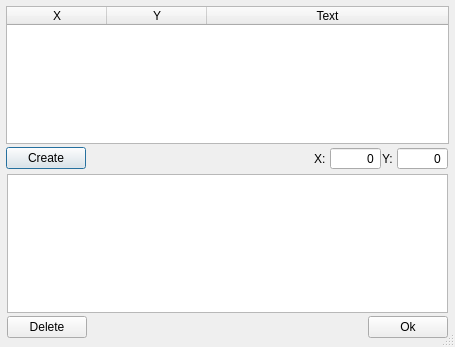
<?xml version="1.0" encoding="UTF-8"?>
<ui version="4.0">
 <class>EditSignsDialogClass</class>
 <widget class="QDialog" name="EditSignsDialogClass">
  <property name="geometry">
   <rect>
    <x>0</x>
    <y>0</y>
    <width>455</width>
    <height>347</height>
   </rect>
  </property>
  <property name="windowTitle">
   <string>EditSignsDialog</string>
  </property>
  <property name="sizeGripEnabled">
   <bool>true</bool>
  </property>
  <layout class="QVBoxLayout" name="verticalLayout">
   <property name="spacing">
    <number>1</number>
   </property>
   <property name="leftMargin">
    <number>6</number>
   </property>
   <property name="topMargin">
    <number>6</number>
   </property>
   <property name="rightMargin">
    <number>6</number>
   </property>
   <property name="bottomMargin">
    <number>6</number>
   </property>
   <item>
    <widget class="QTableWidget" name="signsTable">
     <property name="sizePolicy">
      <sizepolicy hsizetype="Preferred" vsizetype="Preferred">
       <horstretch>0</horstretch>
       <verstretch>0</verstretch>
      </sizepolicy>
     </property>
     <property name="editTriggers">
      <set>QAbstractItemView::EditTrigger::NoEditTriggers</set>
     </property>
     <property name="alternatingRowColors">
      <bool>true</bool>
     </property>
     <property name="selectionMode">
      <enum>QAbstractItemView::SelectionMode::SingleSelection</enum>
     </property>
     <property name="selectionBehavior">
      <enum>QAbstractItemView::SelectionBehavior::SelectRows</enum>
     </property>
     <attribute name="horizontalHeaderHighlightSections">
      <bool>false</bool>
     </attribute>
     <attribute name="horizontalHeaderStretchLastSection">
      <bool>true</bool>
     </attribute>
     <column>
      <property name="text">
       <string>X</string>
      </property>
     </column>
     <column>
      <property name="text">
       <string>Y</string>
      </property>
     </column>
     <column>
      <property name="text">
       <string>Text</string>
      </property>
     </column>
    </widget>
   </item>
   <item>
    <widget class="QWidget" name="widget" native="true">
     <property name="sizePolicy">
      <sizepolicy hsizetype="Preferred" vsizetype="Fixed">
       <horstretch>0</horstretch>
       <verstretch>0</verstretch>
      </sizepolicy>
     </property>
     <property name="minimumSize">
      <size>
       <width>0</width>
       <height>0</height>
      </size>
     </property>
     <layout class="QHBoxLayout" name="horizontalLayout_2">
      <property name="leftMargin">
       <number>0</number>
      </property>
      <property name="topMargin">
       <number>2</number>
      </property>
      <property name="rightMargin">
       <number>0</number>
      </property>
      <property name="bottomMargin">
       <number>2</number>
      </property>
      <item>
       <widget class="QPushButton" name="createButton">
        <property name="minimumSize">
         <size>
          <width>75</width>
          <height>0</height>
         </size>
        </property>
        <property name="text">
         <string>Create</string>
        </property>
       </widget>
      </item>
      <item>
       <spacer name="horizontalSpacer">
        <property name="orientation">
         <enum>Qt::Orientation::Horizontal</enum>
        </property>
        <property name="sizeHint" stdset="0">
         <size>
          <width>40</width>
          <height>20</height>
         </size>
        </property>
       </spacer>
      </item>
      <item>
       <widget class="QWidget" name="widget_4" native="true">
        <property name="sizePolicy">
         <sizepolicy hsizetype="Fixed" vsizetype="Preferred">
          <horstretch>0</horstretch>
          <verstretch>0</verstretch>
         </sizepolicy>
        </property>
        <property name="minimumSize">
         <size>
          <width>0</width>
          <height>0</height>
         </size>
        </property>
        <layout class="QHBoxLayout" name="horizontalLayout_3">
         <property name="spacing">
          <number>1</number>
         </property>
         <property name="leftMargin">
          <number>0</number>
         </property>
         <property name="topMargin">
          <number>0</number>
         </property>
         <property name="rightMargin">
          <number>0</number>
         </property>
         <property name="bottomMargin">
          <number>0</number>
         </property>
         <item>
          <widget class="QLabel" name="label">
           <property name="text">
            <string>X: </string>
           </property>
          </widget>
         </item>
         <item>
          <widget class="QSpinBox" name="xSpinBox">
           <property name="layoutDirection">
            <enum>Qt::LayoutDirection::LeftToRight</enum>
           </property>
           <property name="alignment">
            <set>Qt::AlignmentFlag::AlignRight|Qt::AlignmentFlag::AlignTrailing|Qt::AlignmentFlag::AlignVCenter</set>
           </property>
           <property name="buttonSymbols">
            <enum>QAbstractSpinBox::ButtonSymbols::NoButtons</enum>
           </property>
           <property name="maximum">
            <number>999999</number>
           </property>
          </widget>
         </item>
         <item>
          <widget class="QLabel" name="label_2">
           <property name="text">
            <string>Y: </string>
           </property>
          </widget>
         </item>
         <item>
          <widget class="QSpinBox" name="ySpinBox">
           <property name="layoutDirection">
            <enum>Qt::LayoutDirection::LeftToRight</enum>
           </property>
           <property name="alignment">
            <set>Qt::AlignmentFlag::AlignRight|Qt::AlignmentFlag::AlignTrailing|Qt::AlignmentFlag::AlignVCenter</set>
           </property>
           <property name="buttonSymbols">
            <enum>QAbstractSpinBox::ButtonSymbols::NoButtons</enum>
           </property>
           <property name="maximum">
            <number>999999</number>
           </property>
          </widget>
         </item>
         <item>
          <widget class="QWidget" name="widget_5" native="true"/>
         </item>
        </layout>
       </widget>
      </item>
     </layout>
    </widget>
   </item>
   <item>
    <widget class="QWidget" name="widget_2" native="true">
     <property name="minimumSize">
      <size>
       <width>0</width>
       <height>100</height>
      </size>
     </property>
     <layout class="QVBoxLayout" name="verticalLayout_2">
      <property name="spacing">
       <number>1</number>
      </property>
      <property name="leftMargin">
       <number>1</number>
      </property>
      <property name="topMargin">
       <number>1</number>
      </property>
      <property name="rightMargin">
       <number>1</number>
      </property>
      <property name="bottomMargin">
       <number>1</number>
      </property>
      <item>
       <widget class="QPlainTextEdit" name="signtext">
        <property name="sizePolicy">
         <sizepolicy hsizetype="Preferred" vsizetype="Preferred">
          <horstretch>0</horstretch>
          <verstretch>0</verstretch>
         </sizepolicy>
        </property>
        <property name="font">
         <font>
          <pointsize>16</pointsize>
         </font>
        </property>
        <property name="lineWrapMode">
         <enum>QPlainTextEdit::LineWrapMode::NoWrap</enum>
        </property>
       </widget>
      </item>
      <item>
       <widget class="QWidget" name="widget_3" native="true">
        <property name="sizePolicy">
         <sizepolicy hsizetype="Preferred" vsizetype="Fixed">
          <horstretch>0</horstretch>
          <verstretch>0</verstretch>
         </sizepolicy>
        </property>
        <property name="minimumSize">
         <size>
          <width>0</width>
          <height>0</height>
         </size>
        </property>
        <layout class="QHBoxLayout" name="horizontalLayout">
         <property name="leftMargin">
          <number>0</number>
         </property>
         <property name="topMargin">
          <number>2</number>
         </property>
         <property name="rightMargin">
          <number>0</number>
         </property>
         <property name="bottomMargin">
          <number>2</number>
         </property>
         <item>
          <widget class="QPushButton" name="deleteButton">
           <property name="minimumSize">
            <size>
             <width>75</width>
             <height>0</height>
            </size>
           </property>
           <property name="text">
            <string>Delete</string>
           </property>
           <property name="icon">
            <iconset resource="../Resources/MainWindow.qrc">
             <normaloff>:/MainWindow/icons/tinycolor/icons8-trash-16.png</normaloff>:/MainWindow/icons/tinycolor/icons8-trash-16.png</iconset>
           </property>
          </widget>
         </item>
         <item>
          <spacer name="horizontalSpacer_3">
           <property name="orientation">
            <enum>Qt::Orientation::Horizontal</enum>
           </property>
           <property name="sizeHint" stdset="0">
            <size>
             <width>40</width>
             <height>20</height>
            </size>
           </property>
          </spacer>
         </item>
         <item>
          <widget class="QPushButton" name="okButton">
           <property name="minimumSize">
            <size>
             <width>75</width>
             <height>0</height>
            </size>
           </property>
           <property name="text">
            <string>Ok</string>
           </property>
          </widget>
         </item>
        </layout>
       </widget>
      </item>
     </layout>
    </widget>
   </item>
  </layout>
 </widget>
 <layoutdefault spacing="6" margin="11"/>
 <resources>
  <include location="../Resources/MainWindow.qrc"/>
 </resources>
 <connections>
  <connection>
   <sender>okButton</sender>
   <signal>clicked()</signal>
   <receiver>EditSignsDialogClass</receiver>
   <slot>accept()</slot>
   <hints>
    <hint type="sourcelabel">
     <x>362</x>
     <y>305</y>
    </hint>
    <hint type="destinationlabel">
     <x>201</x>
     <y>161</y>
    </hint>
   </hints>
  </connection>
 </connections>
</ui>
